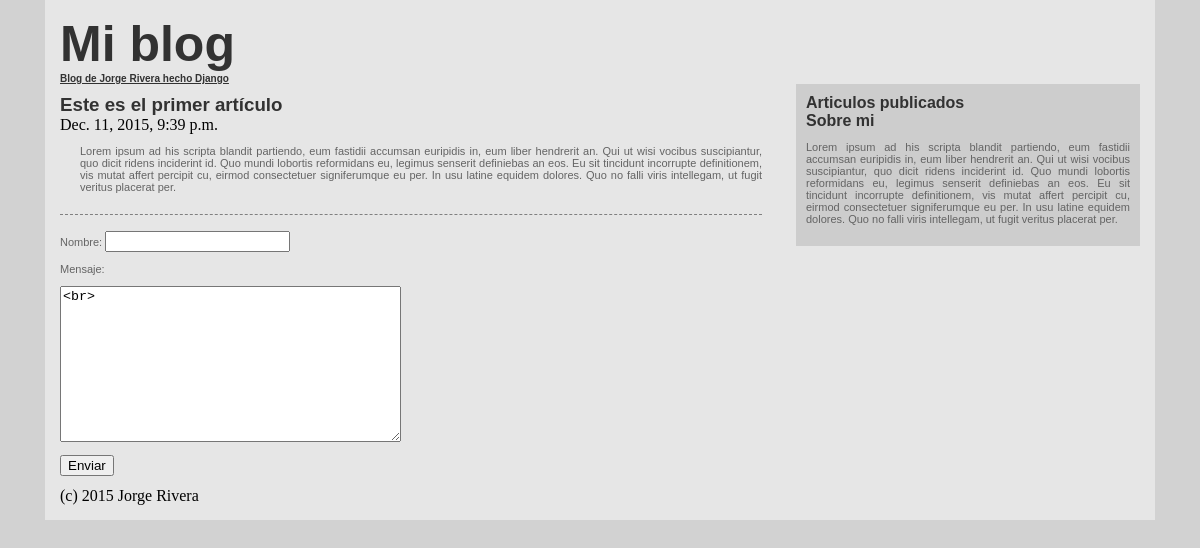
The app's page /entrada/1/ with its own data.
### blog/models.py (models this page shows, shortened)
class Entrada(models.Model):
    titulo = models.CharField(max_length=100)
    contenido = models.TextField()
    fecha = models.DateTimeField(auto_now_add=True)

### blog/views.py (the view)
# urls.py: url(r'^entrada/(\d+)/$', views.entrada, name='entrada'),
def entrada(request,pk):
    idEntrada = Entrada.objects.get(pk=int(pk))
    comentario = Comentario.objects.filter(idEntrada=idEntrada)
    diccionario = {
            'variable': idEntrada,
            'usuario': request.user,
            'comentario': comentario,
            'form': FormularioComentario(),
            }
    diccionario.update(csrf(request))
    return render_to_response("entrada.html", diccionario)

### blog/views.py
class FormularioComentario(ModelForm):
    class Meta:
        model = Comentario
        exclude = ['idEntrada']

### blog/templates/entrada.html (shortened to what this page needs)
{% extends "estructura.html" %}
{% block contenido %}
    <article>
            <a href="{% url 'blog.views.entrada' variable.pk %}"><h3>{{ variable.titulo }}</h3></a>
            <time>{{ variable.fecha }}</time>
            <p>{{ variable.contenido }}</p>
    </article>
    <form action="{% url 'blog.views.comentario' variable.id %}" method="POST">
        <p>Nombre: {{ form.autor }}</p>
        <p>Mensaje: {{ form.mensaje|linebreaks }}</p>
        <p><input type="submit" value="Enviar"></p>
    </form>
{% endblock contenido %}

### blog/templates/estructura.html (style rules this page uses)
body { margin:0px; padding: 0px; background-color: rgb(210,210,210); }
p { text-align: justify; font-family: sans-serif; font-size: 11px; color:rgb(100,100,100); }
h1,h2,h3,h4 { margin: 0px; padding: 0px; color: rgb(50,50,50); font-family: sans-serif; }
article p { padding-left: 20px; }
article { border-bottom: 1px dashed grey; padding-top: 10px; padding-bottom: 10px }
header a { text-decoration: none; }

### records on screen
Entrada: titulo "Este es el primer artículo", fecha "Dec. 11, 2015, 9:39 p.m.", contenido "Lorem ipsum ad his scripta blandit partiendo, eum fastidii accumsan euripidis in, eum liber hendrerit an. Qui ut wisi vocibus suscipiantur, quo dicit ridens inciderint id. Quo mundi lobortis reformidans eu, legimus senserit definiebas an eos. Eu sit tincidunt incorrupte definitionem, vis mutat affert percipit cu, eirmod consectetuer signiferumque eu per. In usu latine equidem dolores. Quo no falli viris intellegam, ut fugit veritus placerat per."
